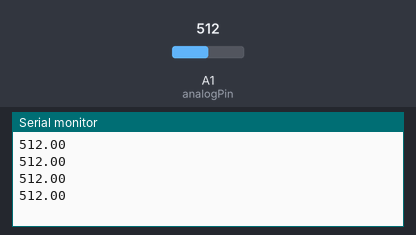
The sketch below on a simulated Arduino Uno, built with avr-gcc and run on an emulated ATmega328P. Parts: the last lines printed to the serial monitor. The test bench sets the inputs (shaded band); at power-on: A1 (analogPin) = 512.

Above: at 1.2 s.
1.3 s: A1 (analogPin) set to 716
At 1.71 s:
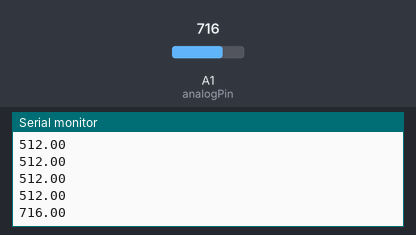
2.8 s: A1 (analogPin) set to 900
At 2.91 s:
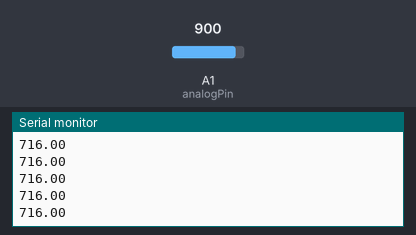
Timing chart, 0 to 5.8 s (numbered marks = the images above; inputs shaded):
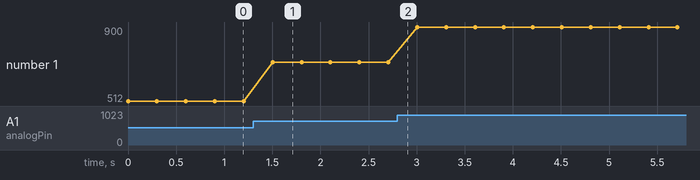

Measured:
- after the input at 1.3 s, the serial monitor: prints a new line after 0.20 s (image 1)
- plotted number 1: 512 → 716 after the input at 1.3 s, 716 → 900 after the input at 2.8 s

The sketch:

leer-potenciometro.ino
```cpp
int analogPin = A1;
float val;

void setup() {
  // put your setup code here, to run once:
  pinMode(analogPin, INPUT);
  Serial.begin(9600);
}

void loop() {
  // put your main code here, to run repeatedly:
  val = analogRead(analogPin);
  Serial.println(val);
  delay(300);

}
```
